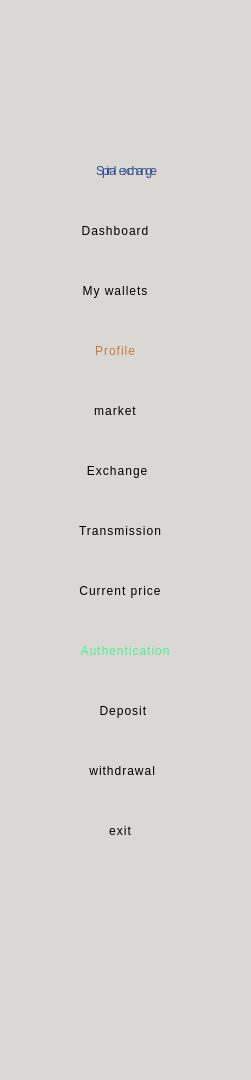
  <widget class="QWidget" name="widget_2" native="true">
   <property name="geometry">
    <rect>
     <x>1290</x>
     <y>0</y>
     <width>251</width>
     <height>1080</height>
    </rect>
   </property>
   <property name="styleSheet">
    <string notr="true">background-color:#d9d8d4  ;</string>
   </property>
   <widget class="QPushButton" name="Mywallets_btn">
    <property name="geometry">
     <rect>
      <x>30</x>
      <y>270</y>
      <width>171</width>
      <height>41</height>
     </rect>
    </property>
    <property name="cursor">
     <cursorShape>PointingHandCursor</cursorShape>
    </property>
    <property name="styleSheet">
     <string notr="true">border:none;
font: 24pt &quot;Bangers&quot;;
letter-spacing: 1px;
color: rgb(0, 0, 0);
</string>
    </property>
    <property name="text">
     <string>My wallets</string>
    </property>
   </widget>
   <widget class="QPushButton" name="Transmission_btn">
    <property name="geometry">
     <rect>
      <x>10</x>
      <y>510</y>
      <width>221</width>
      <height>41</height>
     </rect>
    </property>
    <property name="cursor">
     <cursorShape>PointingHandCursor</cursorShape>
    </property>
    <property name="styleSheet">
     <string notr="true">border:none;
color: rgb(0, 0, 0);
font: 24pt &quot;Bangers&quot;;
letter-spacing: 1px;</string>
    </property>
    <property name="text">
     <string>Transmission</string>
    </property>
   </widget>
   <widget class="QLabel" name="app_logo">
    <property name="enabled">
     <bool>true</bool>
    </property>
    <property name="geometry">
     <rect>
      <x>0</x>
      <y>0</y>
      <width>251</width>
      <height>151</height>
     </rect>
    </property>
    <property name="text">
     <string/>
    </property>
    <property name="pixmap">
     <pixmap>E:/Downloads/logo for a currency exchange named heliacal (1).png</pixmap>
    </property>
    <property name="scaledContents">
     <bool>true</bool>
    </property>
    <property name="indent">
     <number>-6</number>
    </property>
   </widget>
   <widget class="QPushButton" name="Dashboard_btn">
    <property name="geometry">
     <rect>
      <x>20</x>
      <y>210</y>
      <width>191</width>
      <height>41</height>
     </rect>
    </property>
    <property name="cursor">
     <cursorShape>PointingHandCursor</cursorShape>
    </property>
    <property name="styleSheet">
     <string notr="true">border:none;
color: rgb(0, 0, 0);
font: 24pt &quot;Bangers&quot;;
letter-spacing: 1px;</string>
    </property>
    <property name="text">
     <string>Dashboard</string>
    </property>
   </widget>
   <widget class="QPushButton" name="Authentication_btn">
    <property name="geometry">
     <rect>
      <x>10</x>
      <y>630</y>
      <width>231</width>
      <height>41</height>
     </rect>
    </property>
    <property name="cursor">
     <cursorShape>PointingHandCursor</cursorShape>
    </property>
    <property name="styleSheet">
     <string notr="true">border:none;
color: #4fee93;
font: 24pt &quot;Bangers&quot;;
letter-spacing: 1px;</string>
    </property>
    <property name="text">
     <string>Authentication</string>
    </property>
   </widget>
   <widget class="QLabel" name="app_name">
    <property name="enabled">
     <bool>false</bool>
    </property>
    <property name="geometry">
     <rect>
      <x>0</x>
      <y>150</y>
      <width>251</width>
      <height>41</height>
     </rect>
    </property>
    <property name="styleSheet">
     <string notr="true">  border: none;  
color: #344b90;
background-color: #d9d8d4;
font: 20pt &quot;Rubik Wet Paint&quot;;
letter-spacing: -2px;
word-spacing: 3px;
</string>
    </property>
    <property name="text">
     <string>Spiral exchange</string>
    </property>
    <property name="alignment">
     <set>Qt::AlignmentFlag::AlignCenter</set>
    </property>
   </widget>
   <widget class="QPushButton" name="Profile_btn">
    <property name="geometry">
     <rect>
      <x>10</x>
      <y>330</y>
      <width>211</width>
      <height>41</height>
     </rect>
    </property>
    <property name="cursor">
     <cursorShape>PointingHandCursor</cursorShape>
    </property>
    <property name="styleSheet">
     <string notr="true">border:none;
color: #c97940;
font: 24pt &quot;Bangers&quot;;
letter-spacing: 1px;</string>
    </property>
    <property name="text">
     <string>Profile</string>
    </property>
   </widget>
   <widget class="QPushButton" name="currentprice_btn">
    <property name="geometry">
     <rect>
      <x>10</x>
      <y>570</y>
      <width>221</width>
      <height>41</height>
     </rect>
    </property>
    <property name="cursor">
     <cursorShape>PointingHandCursor</cursorShape>
    </property>
    <property name="styleSheet">
     <string notr="true">border:none;
color: rgb(0, 0, 0);
font: 24pt &quot;Bangers&quot;;
letter-spacing: 1px;</string>
    </property>
    <property name="text">
     <string>Current price</string>
    </property>
   </widget>
   <widget class="QPushButton" name="deposit_btn">
    <property name="geometry">
     <rect>
      <x>40</x>
      <y>690</y>
      <width>171</width>
      <height>41</height>
     </rect>
    </property>
    <property name="cursor">
     <cursorShape>PointingHandCursor</cursorShape>
    </property>
    <property name="styleSheet">
     <string notr="true">border:none;
color: rgb(0, 0, 0);
font: 24pt &quot;Bangers&quot;;
letter-spacing: 1px;</string>
    </property>
    <property name="text">
     <string>Deposit </string>
    </property>
   </widget>
   <widget class="QPushButton" name="market_btn">
    <property name="geometry">
     <rect>
      <x>30</x>
      <y>390</y>
      <width>171</width>
      <height>41</height>
     </rect>
    </property>
    <property name="cursor">
     <cursorShape>PointingHandCursor</cursorShape>
    </property>
    <property name="styleSheet">
     <string notr="true">border:none;
color: rgb(0, 0, 0);
font: 24pt &quot;Bangers&quot;;
letter-spacing: 1px;</string>
    </property>
    <property name="text">
     <string>market</string>
    </property>
   </widget>
   <widget class="QPushButton" name="withdrawal_btn">
    <property name="geometry">
     <rect>
      <x>20</x>
      <y>750</y>
      <width>201</width>
      <height>41</height>
     </rect>
    </property>
    <property name="cursor">
     <cursorShape>PointingHandCursor</cursorShape>
    </property>
    <property name="styleSheet">
     <string notr="true">border:none;
color: rgb(0, 0, 0);
font: 24pt &quot;Bangers&quot;;
letter-spacing: 1px;</string>
    </property>
    <property name="text">
     <string> withdrawal</string>
    </property>
   </widget>
   <widget class="QPushButton" name="easyexchange_btn">
    <property name="geometry">
     <rect>
      <x>40</x>
      <y>450</y>
      <width>151</width>
      <height>41</height>
     </rect>
    </property>
    <property name="cursor">
     <cursorShape>PointingHandCursor</cursorShape>
    </property>
    <property name="styleSheet">
     <string notr="true">border:none;
color: rgb(0, 0, 0);
font: 24pt &quot;Bangers&quot;;
letter-spacing: 1px;</string>
    </property>
    <property name="text">
     <string> Exchange</string>
    </property>
   </widget>
   <widget class="QPushButton" name="exit_btn">
    <property name="geometry">
     <rect>
      <x>20</x>
      <y>810</y>
      <width>201</width>
      <height>41</height>
     </rect>
    </property>
    <property name="cursor">
     <cursorShape>PointingHandCursor</cursorShape>
    </property>
    <property name="styleSheet">
     <string notr="true">border:none;
color: rgb(0, 0, 0);
font: 24pt &quot;Bangers&quot;;
letter-spacing: 1px;</string>
    </property>
    <property name="text">
     <string>exit</string>
    </property>
   </widget>
  </widget>
